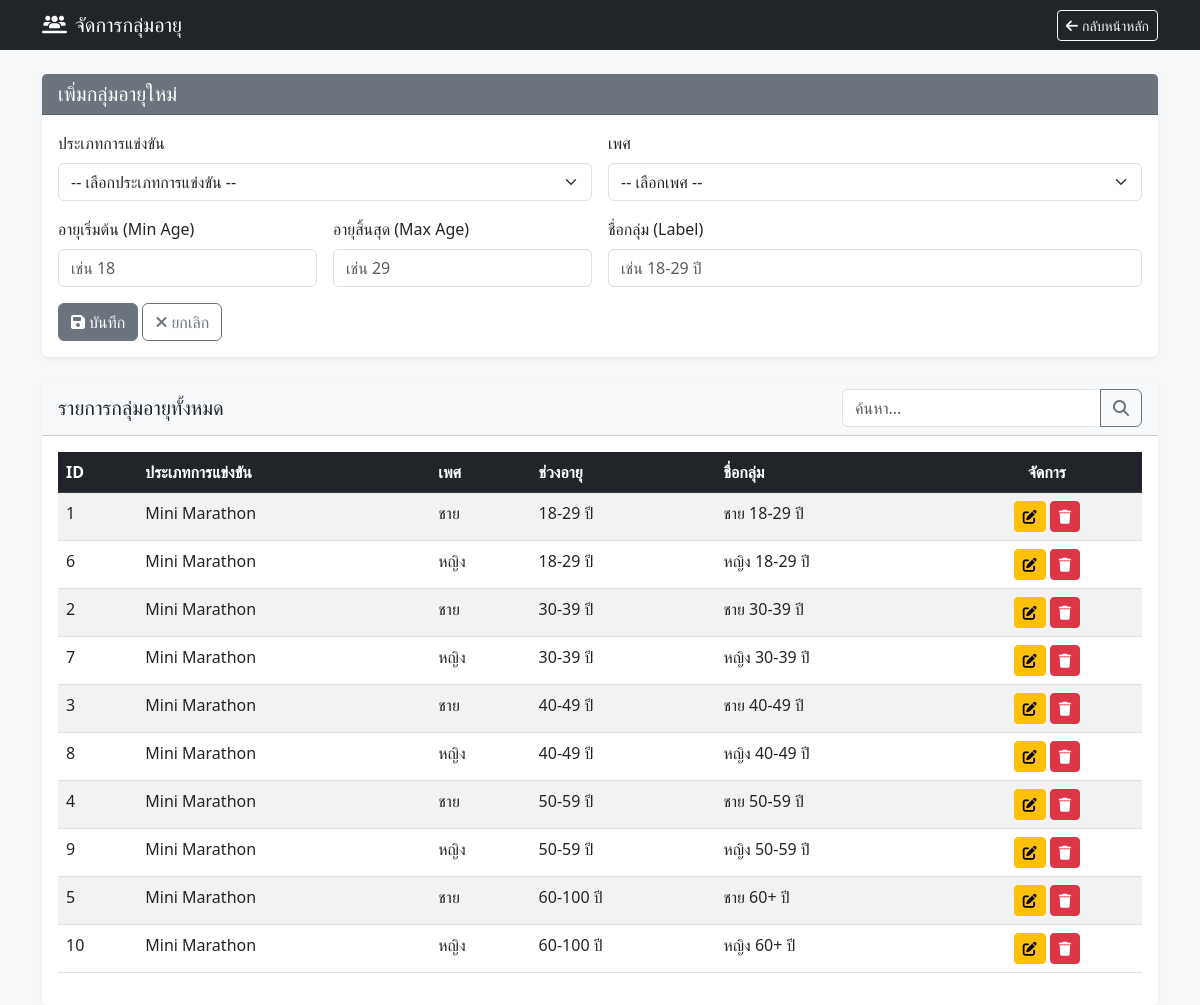
The app's page /manage_age_groups.php with its own data.
### tables this page shows
CREATE TABLE IF NOT EXISTS AGE_GROUP (
    age_group_id INT AUTO_INCREMENT PRIMARY KEY,
    category_id INT NOT NULL,
    gender ENUM('M', 'F', 'A') NOT NULL,
    min_age INT NOT NULL,
    max_age INT NOT NULL,
    label VARCHAR(50) NOT NULL,
    created_at TIMESTAMP DEFAULT CURRENT_TIMESTAMP,
    FOREIGN KEY (category_id) REFERENCES RACE_CATEGORY(category_id) ON DELETE CASCADE
);

CREATE TABLE IF NOT EXISTS RACE_CATEGORY (
    category_id INT AUTO_INCREMENT PRIMARY KEY,
    name VARCHAR(100) NOT NULL,
    distance_km DECIMAL(5,2) NOT NULL,
    start_time TIME,
    time_limit TIME,
    giveaway_type VARCHAR(200),
    created_at TIMESTAMP DEFAULT CURRENT_TIMESTAMP
);

### manage_age_groups.php (the view, shortened to what this page needs)
<?php require 'db.php'; ?>
<!DOCTYPE html>
<html lang="th">
<head>
    <link href="https://cdn.jsdelivr.net/npm/bootstrap@5.3.0/dist/css/bootstrap.min.css" rel="stylesheet">
    <link rel="stylesheet" href="https://cdnjs.cloudflare.com/ajax/libs/font-awesome/6.4.0/css/all.min.css">
</head>
<body class="bg-light">
    <nav class="navbar navbar-dark bg-dark mb-4">
        <div class="container">
            <span class="navbar-brand mb-0 h1"><i class="fa-solid fa-users-line me-2"></i>จัดการกลุ่มอายุ</span>
            <a href="admin_index.php" class="btn btn-outline-light btn-sm">
                <i class="fa-solid fa-arrow-left me-1"></i>กลับหน้าหลัก
            </a>
        </div>
    </nav>
    <div class="container">
        <div class="card border-0 shadow-sm mb-4">
            <div class="card-header bg-secondary text-white">
                <h5 class="mb-0" id="form-title">เพิ่มกลุ่มอายุใหม่</h5>
            </div>
            <div class="card-body">
                <form id="age-group-form" action="crud_age_group.php" method="POST">
                    <div class="row g-3">
                        <div class="col-md-6">
                            <label class="form-label">ประเภทการแข่งขัน</label>
                            <select name="category_id" id="category_id" class="form-select" required>
                                <option value="">-- เลือกประเภทการแข่งขัน --</option>
                            </select>
                        </div>
                        <div class="col-md-6">
                            <label class="form-label">เพศ</label>
                            <select name="gender" id="gender" class="form-select" required>
                                <option value="">-- เลือกเพศ --</option>
                            </select>
                        </div>
                        <div class="col-md-3">
                            <label class="form-label">อายุเริ่มต้น (Min Age)</label>
                            <input type="number" name="min_age" id="min_age" class="form-control" placeholder="เช่น 18" min="0" max="100" required>
                        </div>
                        <div class="col-md-3">
                            <label class="form-label">อายุสิ้นสุด (Max Age)</label>
                            <input type="number" name="max_age" id="max_age" class="form-control" placeholder="เช่น 29" min="0" max="100" required>
                        </div>
                        <div class="col-md-6">
                            <label class="form-label">ชื่อกลุ่ม (Label)</label>
                            <input type="text" name="label" id="label" class="form-control" placeholder="เช่น 18-29 ปี" required>
                        </div>
                    </div>
                    <div class="mt-3">
                        <button type="submit" class="btn btn-secondary" id="submit-btn">
                            <i class="fa-solid fa-save me-1"></i>บันทึก
                        </button>
                        <button type="button" class="btn btn-outline-secondary" onclick="resetForm()">
                            <i class="fa-solid fa-times me-1"></i>ยกเลิก
                        </button>
                    </div>
                </form>
            </div>
        </div>
        <div class="card border-0 shadow-sm">
            <div class="card-header bg-light d-flex justify-content-between align-items-center">
                <h5 class="mb-0">รายการกลุ่มอายุทั้งหมด</h5>
                <div class="input-group" style="width: 300px;">
                    <input type="text" class="form-control" placeholder="ค้นหา..." id="search-input">
                    <button class="btn btn-outline-secondary" type="button">
                        <i class="fa-solid fa-search"></i>
                    </button>
                </div>
            </div>
            <div class="card-body">
                <div class="table-responsive">
                    <table class="table table-striped table-hover">
                        <thead class="table-dark">
                            <tr>
                                <th>ID</th>
                                <th>ประเภทการแข่งขัน</th>
                                <th>เพศ</th>
                                <th>ช่วงอายุ</th>
                                <th>ชื่อกลุ่ม</th>
                                <th class="text-center">จัดการ</th>
                            </tr>
                        </thead>
                        <tbody id="age-groups-table">
                            <?php
                            try {
                                $ageGroups = $pdo->query("SELECT ag.*, rc.name as category_name
                                                         FROM AGE_GROUP ag
                                                         JOIN RACE_CATEGORY rc ON ag.category_id = rc.category_id
                                                         ORDER BY rc.name, ag.min_age")->fetchAll();
                                foreach ($ageGroups as $ag) {
                                    $genderText = match($ag['gender']) {
                                        'M' => 'ชาย',
                                        'F' => 'หญิง',
                                        'A' => 'ทุกเพศ',
                                        default => $ag['gender']
                                    };
                                    echo "<tr>";
                                    echo "<td>{$ag['age_group_id']}</td>";
                                    echo "<td>{$ag['category_name']}</td>";
                                    echo "<td>{$genderText}</td>";
                                    echo "<td>{$ag['min_age']}-{$ag['max_age']} ปี</td>";
                                    echo "<td>{$ag['label']}</td>";
                                    echo "<td class='text-center'>";
                                    echo "<button class='btn btn-sm btn-warning me-1' onclick='editAgeGroup({$ag['age_group_id']})'>";
                                    echo "<i class='fa-solid fa-edit'></i></button>";
                                    echo "<button class='btn btn-sm btn-danger' onclick='deleteAgeGroup({$ag['age_group_id']})'>";
                                    echo "<i class='fa-solid fa-trash'></i></button>";
                                    echo "</td>";
                                    echo "</tr>";
                                }
                            } catch (PDOException $e) {
                                echo "<tr><td colspan='6' class='text-center text-muted'>ไม่มีข้อมูล</td></tr>";
                            }
                            ?>
                        </tbody>
                    </table>
                </div>
            </div>
        </div>
    </div>
</body>
</html>

### records on screen
age_group: age_group_id "1", category.name "Mini Marathon", gender "ชาย", min_age "18", max_age "29", label "ชาย 18-29 ปี"
age_group: age_group_id "6", category.name "Mini Marathon", gender "หญิง", min_age "18", max_age "29", label "หญิง 18-29 ปี"
age_group: age_group_id "2", category.name "Mini Marathon", gender "ชาย", min_age "30", max_age "39", label "ชาย 30-39 ปี"
age_group: age_group_id "7", category.name "Mini Marathon", gender "หญิง", min_age "30", max_age "39", label "หญิง 30-39 ปี"
age_group: age_group_id "3", category.name "Mini Marathon", gender "ชาย", min_age "40", max_age "49", label "ชาย 40-49 ปี"
age_group: age_group_id "8", category.name "Mini Marathon", gender "หญิง", min_age "40", max_age "49", label "หญิง 40-49 ปี"
age_group: age_group_id "4", category.name "Mini Marathon", gender "ชาย", min_age "50", max_age "59", label "ชาย 50-59 ปี"
age_group: age_group_id "9", category.name "Mini Marathon", gender "หญิง", min_age "50", max_age "59", label "หญิง 50-59 ปี"
age_group: age_group_id "5", category.name "Mini Marathon", gender "ชาย", min_age "60", max_age "100", label "ชาย 60+ ปี"
age_group: age_group_id "10", category.name "Mini Marathon", gender "หญิง", min_age "60", max_age "100", label "หญิง 60+ ปี"
